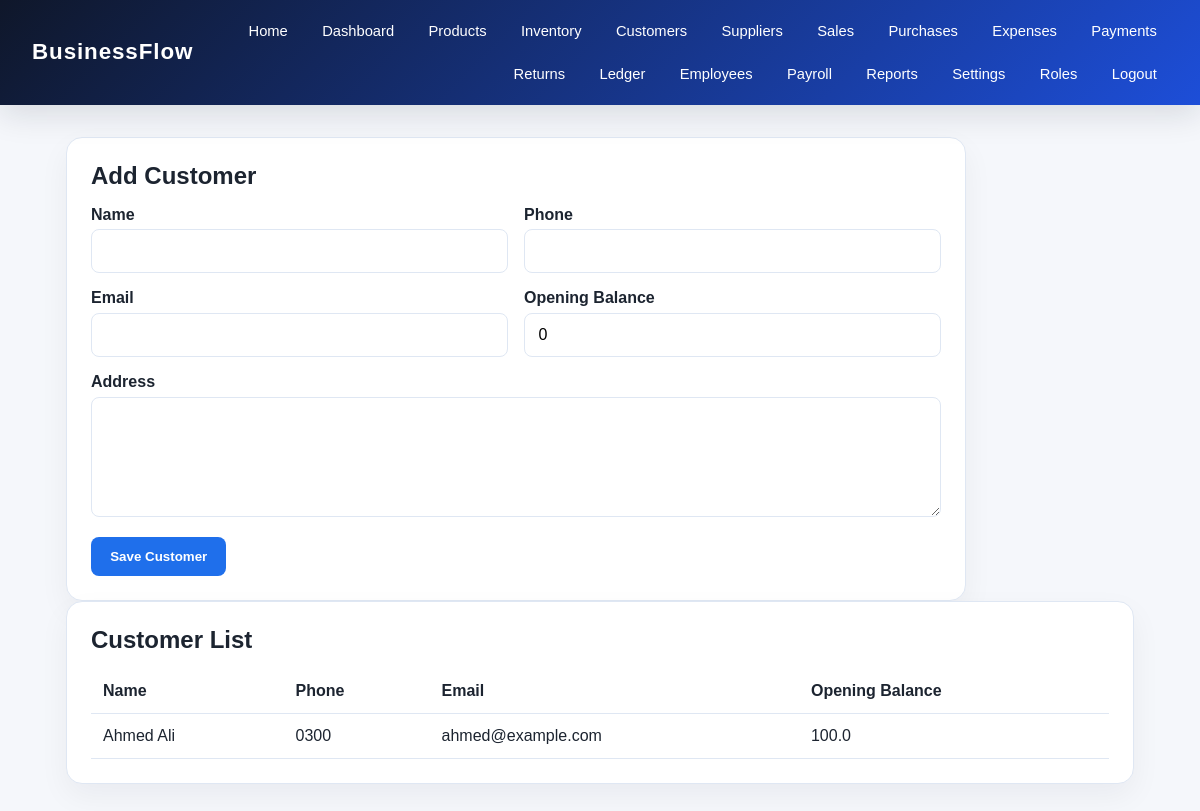
The page /customers (signed in) on the database its author committed.
### app/models/entities.py (models this page shows)
class Customer(db.Model):
    __tablename__ = "customers"
    id = db.Column(db.Integer, primary_key=True)
    business_id = db.Column(db.Integer, db.ForeignKey("businesses.id"), nullable=False)
    name = db.Column(db.String(150), nullable=False)
    phone = db.Column(db.String(50))
    email = db.Column(db.String(120))
    address = db.Column(db.String(255))
    opening_balance = db.Column(db.Float, default=0.0)
    status = db.Column(db.String(20), default="active")
    business = db.relationship("Business", back_populates="customers")
    sales = db.relationship("Sale", back_populates="customer")

### app/routes/main.py (the view, shortened to what this page needs)
@main_bp.route("/customers", methods=["GET", "POST"])
@login_required
def customers():
    if not user_has_permission("manage_sales"):
        flash("You do not have access to customer records.", "danger")
        return redirect(url_for("main.dashboard"))
    return render_template("customers.html", customers=Customer.query.filter_by(business_id=current_user.business_id).all())

### app/__init__.py (called while the page is built)
@login_manager.user_loader
def load_user(user_id):
    from app.models import User
    return User.query.get(int(user_id))

### app/routes/main.py (called while the page is built)
def user_has_permission(permission_code):
    if not current_user.is_authenticated:
        return False
    if current_user.role is None:
        return False
    return any(
        role_permission.permission.code == permission_code
        for role_permission in current_user.role.role_permissions
    )

### app/templates/customers.html (shortened to what this page needs)
{% extends 'base.html' %}
{% block content %}
<section class="page-shell">
  <div class="card wide-form">
    <h2>Add Customer</h2>
    <form method="post" class="form-grid">
      <div>
        <label>Name</label>
        <input type="text" name="name" required>
      </div>
      <div>
        <label>Phone</label>
        <input type="text" name="phone">
      </div>
      <div>
        <label>Email</label>
        <input type="email" name="email">
      </div>
      <div>
        <label>Opening Balance</label>
        <input type="number" step="0.01" name="opening_balance" value="0">
      </div>
      <div class="full-width">
        <label>Address</label>
        <textarea name="address"></textarea>
      </div>
      <div class="full-width">
        <button type="submit" class="button primary">Save Customer</button>
      </div>
    </form>
  </div>
  <div class="card">
    <h2>Customer List</h2>
    {% if customers %}
    <table class="data-table">
      <thead>
        <tr><th>Name</th><th>Phone</th><th>Email</th><th>Opening Balance</th></tr>
      </thead>
      <tbody>
        {% for customer in customers %}
        <tr>
          <td>{{ customer.name }}</td>
          <td>{{ customer.phone or '-' }}</td>
          <td>{{ customer.email or '-' }}</td>
          <td>{{ customer.opening_balance }}</td>
        </tr>
        {% endfor %}
      </tbody>
    </table>
    {% else %}
      <p>No customers yet.</p>
    {% endif %}
  </div>
</section>
{% endblock %}

### app/static/css/style.css (style rules this page uses)
:root { --primary: #1f6feb; --primary-dark: #164db4; --secondary: #f3f7ff; --text: #1c2430; --muted: #5b6473; --border: #dfe7f3; --success: #2a9d63; --warning: #d97706; --danger: #c5392e; }
* { box-sizing: border-box; }
body { margin: 0; font-family: Arial, sans-serif; background: #f5f7fb; color: var(--text); }
.button { display: inline-block; border: none; border-radius: 8px; padding: 0.75rem 1.2rem; text-decoration: none; font-weight: 700; cursor: pointer; }
.button.primary { background: var(--primary); color: white; }
.card { background: white; border: 1px solid var(--border); border-radius: 16px; box-shadow: 0 12px 30px rgba(15, 23, 42, 0.05); padding: 1.5rem; }
.card h2 { margin-top: 0; margin-bottom: 1rem; }
.page-shell { max-width: 1100px; margin: 2rem auto; padding: 0 1rem; }
.wide-form { max-width: 900px; }
.form-grid { display: grid; grid-template-columns: repeat(2, minmax(220px, 1fr)); gap: 1rem; }
.form-grid label { display: block; margin-bottom: 0.35rem; font-weight: 600; }
.form-grid input, .form-grid textarea, .form-grid select { width: 100%; padding: 0.75rem 0.85rem; border: 1px solid var(--border); border-radius: 8px; font-size: 1rem; }
.form-grid textarea { min-height: 120px; resize: vertical; }
.full-width { grid-column: 1 / -1; }
.data-table { width: 100%; border-collapse: collapse; margin-top: 1rem; }
.data-table th, .data-table td { padding: 0.8rem 0.75rem; border-bottom: 1px solid var(--border); text-align: left; }

### rows shown on the page
Customer: name "Ahmed Ali", phone "0300", email "ahmed@example.com", opening_balance "100.0"
